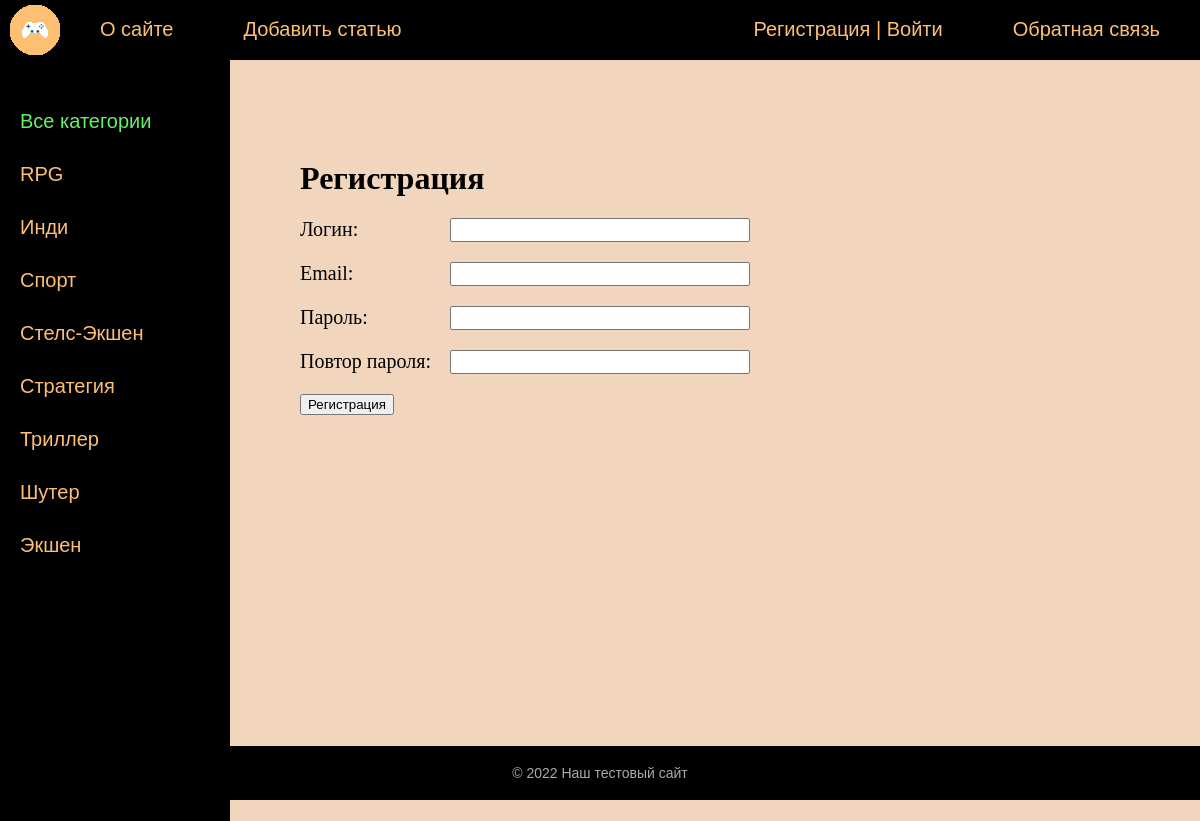
Screenshot of /register/ with the database file from the repository.
### blog/models.py (models this page shows, shortened)
class Category(models.Model):
    name = models.CharField(max_length=100, db_index=True)
    slug = models.SlugField(max_length=255, unique=True, db_index=True, verbose_name='URL')
    def get_absolute_url(self):
        return reverse('category', kwargs={'cat_slug': self.slug})
    class Meta:
        verbose_name = 'Категория'
        verbose_name_plural = 'Категории'
        ordering = ['id']

### blog/views.py (the view, shortened to what this page needs)
# urls.py: path('register/', RegisterUser.as_view(), name = 'register'),
class RegisterUser(DataMixin, CreateView):
    form_class = RegisterUserForm
    template_name = 'blog/register.html'
    success_url = reverse_lazy('login')
    def get_context_data(self, *, object_list=None, **kwargs):
        context = super().get_context_data(**kwargs)
        c_def = self.get_user_context(title='Регистрация')
        return dict(list(context.items())+list(c_def.items()))

### blog/forms.py
class RegisterUserForm(UserCreationForm):
    username = forms.CharField(label='Логин', widget=forms.TextInput(attrs={'class': 'form-input'}))
    email = forms.EmailField(label='Email', widget=forms.EmailInput(attrs={'class': 'form-input'}))
    password1 = forms.CharField(label='Пароль', widget=forms.PasswordInput(attrs={'class': 'form-input'}))
    password2 = forms.CharField(label='Повтор пароля', widget=forms.PasswordInput(attrs={'class': 'form-input'}))
    class Meta:
        model = User
        fields = ('username', 'email', 'password1', 'password2')

### blog/templatetags/blog_tags.py (called while the page is built)
@register.inclusion_tag('blog/list_categories.html')
def get_categories(sort=None, cat_selected=0):
    if not sort:
        cats = Category.objects.all()
    else:
        cats = Category.objects.order_by(sort)
    return {"cats": cats, "cat_selected":cat_selected}

### blog/utils.py (called while the page is built)
    def get_user_context(self, **kwargs):
        context = kwargs
        cats = Category.objects.all()
        context['menu'] = menu
        context['cats'] = cats
        if 'cats_selected' not in context:
            context['cat_selected'] = 0
        return context

### blog/templates/blog/register.html (shortened to what this page needs)
{% extends 'blog/base.html' %}
{% block content %}
<h1>{{title}}</h1>
<form method="post">
{% for f in form %}
<p><label class="form-label" for="{{ f.id_for_label }}">{{f.label}}: </label>{{ f }}</p>
{% endfor %}
    <button type="submit">Регистрация</button>
</form>
{% endblock %}

### blog/templates/blog/list_categories.html
{% for c in cats %}
    {% if c.pk == cat_selected %}
        <li class="selcted">{{c.name}}</li>
    {% else %}
        <li><a href="{{c.get_absolute_url}}">{{c.name}}</a></li>
    {% endif %}
{% endfor %}

### blog/static/blog/css/styles.css (style rules this page uses)
html, body { font-family: 'Arial'; margin: 0; padding: 0; height: 100%; width: 100%; color: #444; background: #f2d5bd; }
a { color: #0059b2; text-decoration: none; }
.left-chapters ul li { margin: 30px 0 0 0; color: #999; }
.left-chapters ul li a { color: #fdc073; text-decoration: none; }
.content-text h1 { font-size: 32px; }
.form-input { width: 300px; font-size: 16px; }
.form-label { display: inline-block; min-width: 150px; vertical-align: top; }

### rows the page displays
Category: name "RPG"
Category: name "Инди"
Category: name "Спорт"
Category: name "Стелс-Экшен"
Category: name "Стратегия"
Category: name "Триллер"
Category: name "Шутер"
Category: name "Экшен"

### other values shown
{{ m.title }} "О сайте" "Добавить статью"
{{ m.title }} "Обратная связь"
{{ title }} "Регистрация"
{{ f.label }} "Логин" "Email" "Пароль" "Повтор пароля"
